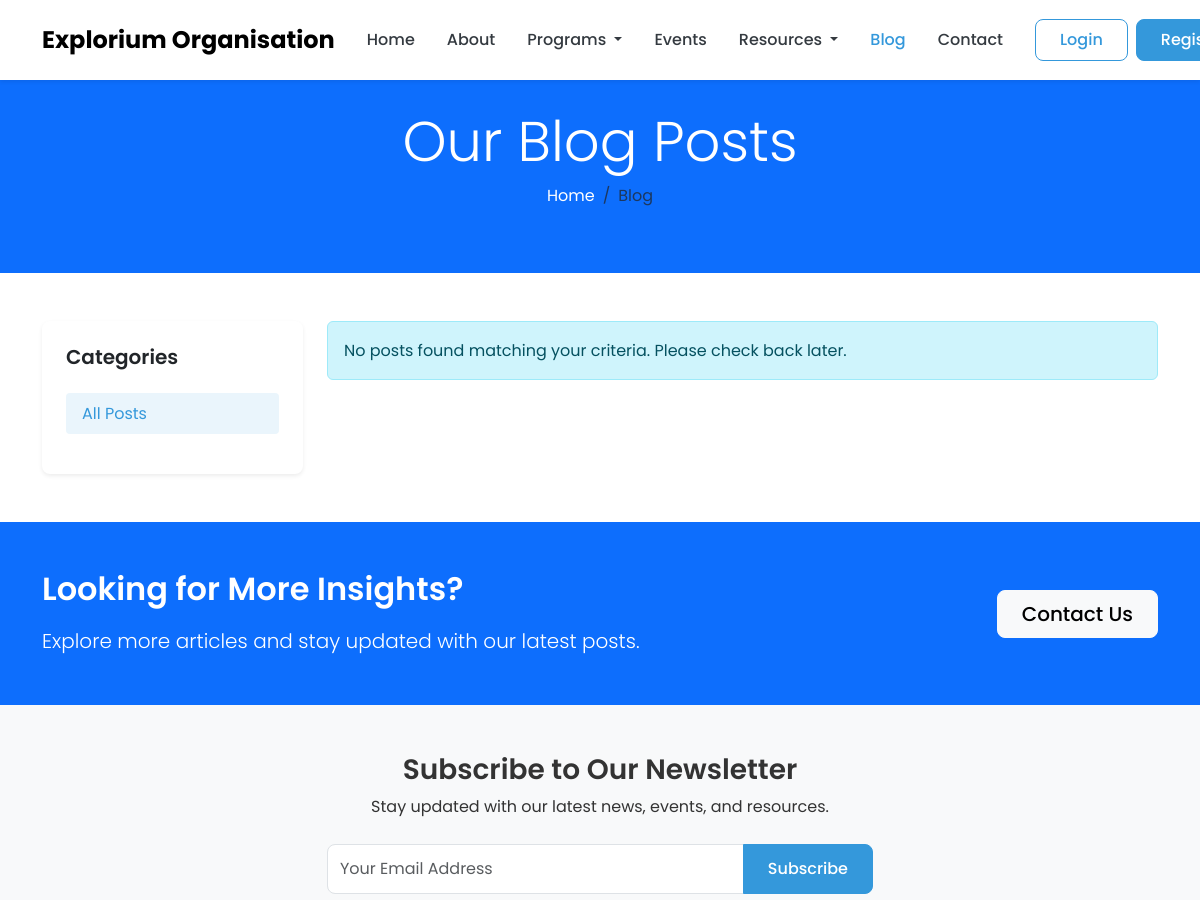
Page /blog/ (upper part) on the earlier database version.
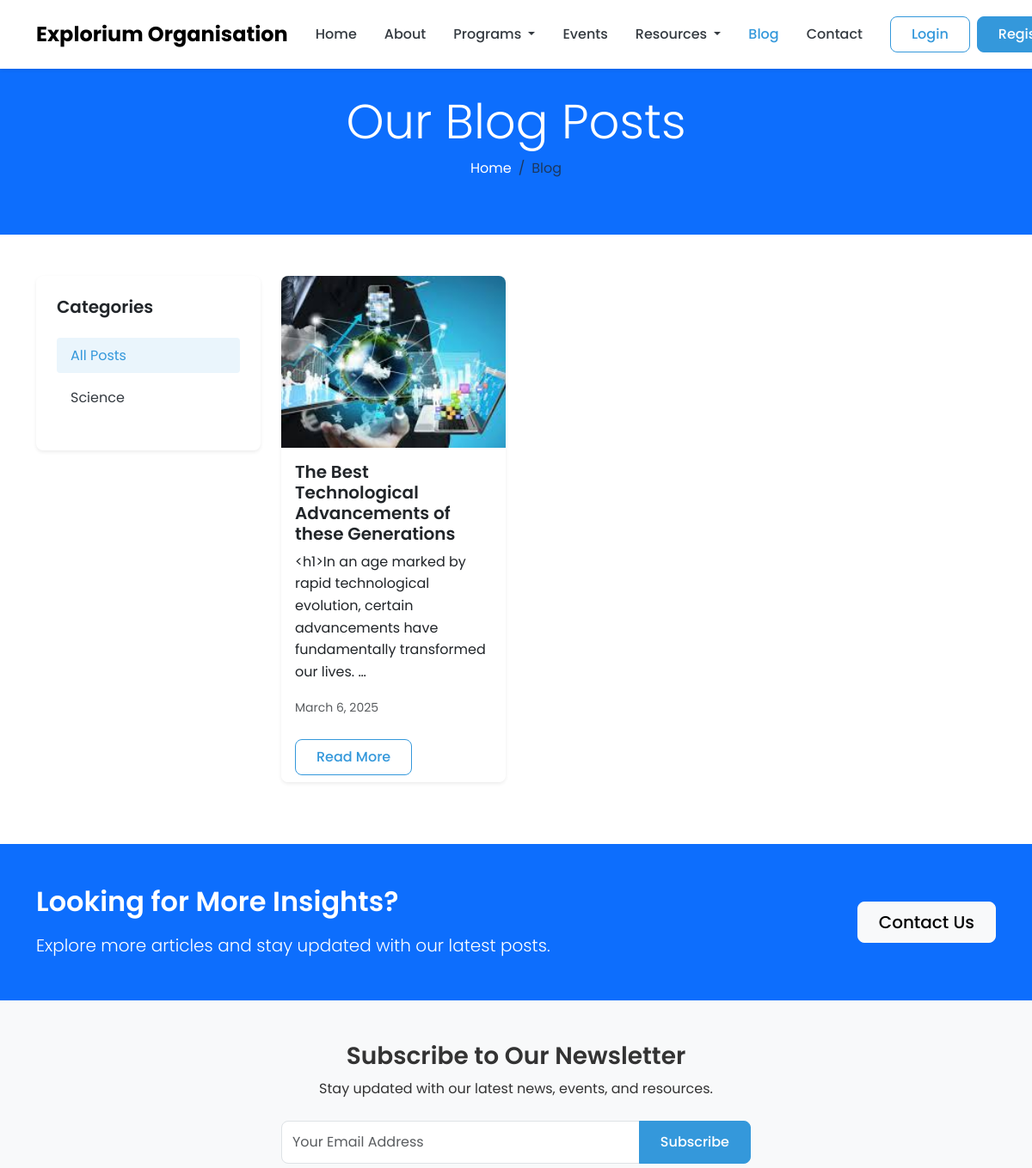
Same page on the later database version.
### blog/models.py (models this page shows, shortened)
class Category(models.Model):
    name = models.CharField(_("Name"), max_length=100)
    slug = models.SlugField(_("Slug"), max_length=120, unique=True)
    description = models.TextField(_("Description"), blank=True)
    is_active = models.BooleanField(_("Is Active"), default=True)
    class Meta:
        verbose_name = _("Category")
        verbose_name_plural = _("Categories")
        ordering = ['name']

class Post(models.Model):
    STATUS_CHOICES = (
        ('draft', 'Draft'),
        ('published', 'Published'),
    )
    title = models.CharField(_("Title"), max_length=200)
    slug = models.SlugField(_("Slug"), max_length=250, unique=True)
    author = models.ForeignKey(User, on_delete=models.CASCADE, related_name='blog_posts')
    category = models.ForeignKey(Category, on_delete=models.CASCADE, related_name='posts')
    content = RichTextField(_("Content"))
    featured_image = models.ImageField(_("Featured Image"), upload_to='blog/')
    status = models.CharField(_("Status"), max_length=10, choices=STATUS_CHOICES, default='draft')
    is_featured = models.BooleanField(_("Is Featured"), default=False)
    tags = TaggableManager(_("Tags"), blank=True)
    created_at = models.DateTimeField(_("Created At"), auto_now_add=True)
    updated_at = models.DateTimeField(_("Updated At"), auto_now=True)
    published_at = models.DateTimeField(_("Published At"), blank=True, null=True)
    class Meta:
        verbose_name = _("Post")
        verbose_name_plural = _("Posts")
        ordering = ['-published_at', '-created_at']

### blog/views.py (the view)
# urls.py: path('', PostListView.as_view(), name='post_list'),
class PostListView(ListView):
    model = Post
    template_name = 'blog/post_list.html'
    context_object_name = 'posts'
    paginate_by = 6
    def get_queryset(self):
        queryset = Post.objects.filter(status='published', published_at__lte=timezone.now())
        category_slug = self.kwargs.get('category_slug')
        if category_slug:
            queryset = queryset.filter(category__slug=category_slug)
        tag_slug = self.kwargs.get('tag_slug')
        if tag_slug:
            queryset = queryset.filter(tags__slug=tag_slug)
        q = self.request.GET.get('q')
        if q:
            queryset = queryset.filter(title__icontains=q) | queryset.filter(content__icontains=q)
        return queryset
    def get_context_data(self, **kwargs):
        context = super().get_context_data(**kwargs)
        context['categories'] = Category.objects.filter(is_active=True).annotate(
            post_count=Count('posts', filter=models.Q(posts__status='published'))
        )
        context['recent_posts'] = Post.objects.filter(status='published').order_by('-published_at')[:5]
        category_slug = self.kwargs.get('category_slug')
        if category_slug:
            context['active_category'] = get_object_or_404(Category, slug=category_slug)
        tag_slug = self.kwargs.get('tag_slug')
        if tag_slug:
            from taggit.models import Tag
            context['active_tag'] = get_object_or_404(Tag, slug=tag_slug)
        return context

### core/context_processors.py (called while the page is built)
def site_settings(request):
    try:
        settings = SiteSettings.objects.first()
        if not settings:
            settings = SiteSettings.objects.create()
    except:
        settings = None
    return {'site_settings': settings}

### templates/blog/post_list.html (shortened to what the changed rows need)
{% extends 'base.html' %}
{% block content %}
<section class="page-header bg-primary text-white">
    <div class="container">
        <div class="row">
            <div class="col-12 text-center py-5">
                <h1 class="display-4">
                    {% if active_category %}
                    {{ active_category.name }} Posts
                    {% else %}
                    Our Blog Posts
                    {% endif %}
                </h1>
            </div>
        </div>
    </div>
</section>
<section class="blog-section py-5">
    <div class="container">
        <div class="row">
            <div class="col-lg-3 mb-4 mb-lg-0">
                <div class="blog-sidebar card border-0 shadow-sm">
                    <div class="card-body p-4">
                        <ul class="list-unstyled">
                            {% for category in categories %}
                            <li class="mb-2">
                                <a href="{% url 'blog:post_list_by_category' category.slug %}" class="blog-category-link {% if active_category.id == category.id %}active{% endif %}">
                                    {{ category.name }}
                                </a>
                            </li>
                            {% endfor %}
                        </ul>
                    </div>
                </div>
            </div>
            <div class="col-lg-9">
                <div class="row">
                    {% for post in posts %}
                    <div class="col-md-6 col-lg-4 mb-4">
                        <div class="post-card card h-100 border-0 shadow-sm">
                            <img src="{{ post.featured_image.url }}" class="card-img-top" alt="{{ post.title }}">
                            <div class="card-body">
                                <h5 class="card-title">{{ post.title }}</h5>
                                <p class="card-text">{{ post.content|truncatewords:15 }}</p>
                                <p class="card-text"><small class="text-muted">{{ post.published_at|date:"F j, Y" }}</small></p>
                            </div>
                            <div class="card-footer bg-white border-0">
                                <a href="{% url 'blog:post_detail' post.slug %}" class="btn btn-outline-primary">Read More</a>
                            </div>
                        </div>
                    </div>
                    {% empty %}
                    <div class="col-12">
                        <div class="alert alert-info">
                            No posts found matching your criteria. Please check back later.
                        </div>
                    </div>
                    {% endfor %}
                </div>
            </div>
        </div>
    </div>
</section>
<section class="cta-section py-5 bg-primary text-white">
    <div class="container">
        <div class="row align-items-center">
            <div class="col-lg-8 mb-4 mb-lg-0">
                <h2 class="mb-3">Looking for More Insights?</h2>
            </div>
        </div>
    </div>
</section>
{% endblock %}

Differences in the rows shown:
added Category: name "Science"
added Post: featured_image (picture), title "The Best Technological Advancements of these Generations", content "<h1>In an age marked by rapid technological evolution, certain advancements have fundamentally transformed our lives. …", published_at "March 6, 2025"
Other differences:
text no longer shown: "No posts found matching your criteria. Please check back later."
